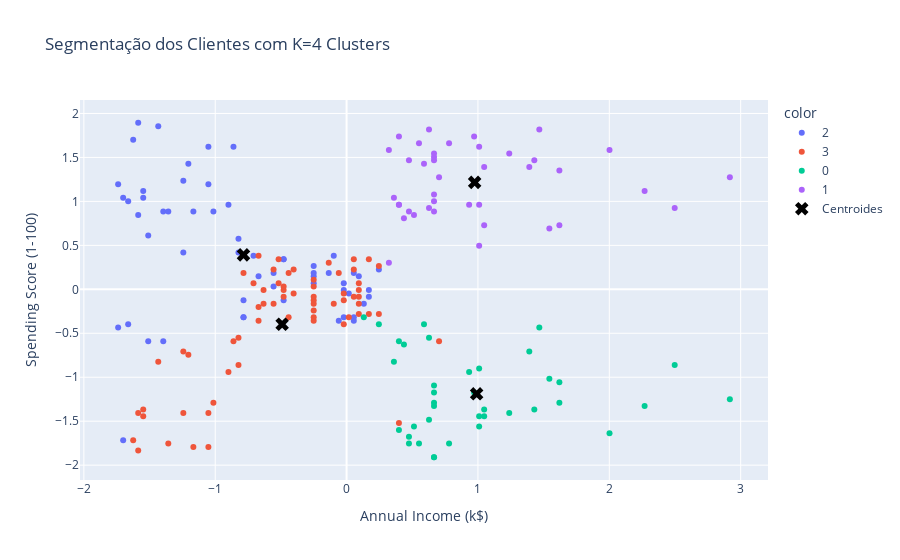

Notebook code cell kept with this figure:
### Markdown cell above
Segundo o gráfico do Elbow Method, o melhor número de clusters parece ser 4, pois é onde ocorre a "dobra" significativa da curva.  
Após esse ponto, a redução da variabilidade dentro dos clusters se torna menos expressiva, indicando que adicionar mais clusters pode não melhorar significativamente a segmentação.

**Comparação com o Silhouette Score:**  
O Silhouette Score sugeria 6 clusters, mas o método Elbow aponta 4 clusters como uma opção mais equilibrada.  

**Vamos testar ambos os valores (K=4 e K=6) e avaliar qualitativamente qual faz mais sentido para a segmentação dos clientes.**

### Code cell
kmeans_4 = KMeans(n_clusters=4, random_state=42)
df['Cluster_4'] = kmeans_4.fit_predict(df[['Age', 'Annual Income (k$)', 'Spending Score (1-100)']])
centroids_4 = kmeans_4.cluster_centers_

df_centroids_4 = pd.DataFrame(centroids_4, columns=['Age', 'Annual Income (k$)', 'Spending Score (1-100)'])

fig_4 = px.scatter(df, x='Annual Income (k$)', y='Spending Score (1-100)', 
                   color=df['Cluster_4'].astype(str), 
                   title="Segmentação dos Clientes com K=4 Clusters")

fig_4.add_scatter(x=df_centroids_4['Annual Income (k$)'], y=df_centroids_4['Spending Score (1-100)'], 
                  mode='markers', marker=dict(size=12, color='black', symbol='x'), name="Centroides")
fig_4.show()

### Figure 1 — Plotly figure (JSON) as saved in the notebook; plotly's stock layout.template omitted (floating-point values rounded to 4 significant figures)
{"data": [{"hovertemplate": "color=2<br>Annual Income (k$)=%{x}<br>Spending Score (1-100)=%{y}<extra></extra>", "legendgroup": "2", "marker": {"color": "#636efa", "symbol": "circle"}, "mode": "markers", "name": "2", "orientation": "v", "showlegend": true, "type": "scatter", "x": [-1.739, -1.739, -1.701, -1.701, -1.663, -1.663, -1.624, -1.586, -1.586, -1.548, -1.548, -1.51, -1.51, -1.434, -1.395, -1.395, -1.357, -1.243, -1.243, -1.205, -1.166, -1.052, -1.052, -1.014, -0.8993, -0.8611, -0.8229, -0.8229, -0.7848, -0.7848, -0.7848, -0.7084, -0.6703, -0.5557, -0.5557, -0.4794, -0.4794, -0.4794, -0.2504, -0.2504, -0.2504, -0.2504, -0.1359, -0.09771, -0.05954, -0.02137, -0.02137, -0.02137, 0.01679, 0.05496, 0.05496, 0.05496, 0.09313, 0.1313, 0.1695, 0.1695, 0.2458], "xaxis": "x", "y": [-0.4348, 1.196, -1.716, 1.04, -0.396, 1.002, 1.7, 0.8463, 1.894, 1.04, 1.118, -0.5901, 0.6134, 1.856, -0.5901, 0.8851, 0.8851, 1.235, 0.4193, 1.429, 0.8851, 1.623, 1.196, 0.8851, 0.9628, 1.623, 0.4193, 0.5746, -0.1242, -0.3183, -0.3183, 0.3805, 0.1475, 0.03106, 0.1863, 0.3416, 0.3416, -0.1242, 0.1475, 0.06988, 0.1863, 0.264, 0.1863, 0.3805, -0.3572, -0.3183, 0.06988, -0.007764, -0.04659, -0.3572, 0.1863, -0.3183, 0.1475, -0.1631, -0.08541, -0.007764, 0.2252], "yaxis": "y"}, {"hovertemplate": "color=3<br>Annual Income (k$)=%{x}<br>Spending Score (1-100)=%{y}<extra></extra>", "legendgroup": "3", "marker": {"color": "#EF553B", "symbol": "circle"}, "mode": "markers", "name": "3", "orientation": "v", "showlegend": true, "type": "scatter", "x": [-1.624, -1.586, -1.586, -1.548, -1.548, -1.434, -1.357, -1.243, -1.243, -1.205, -1.166, -1.052, -1.052, -1.014, -0.8993, -0.8611, -0.8229, -0.8229, -0.7848, -0.7084, -0.6703, -0.6703, -0.6703, -0.6321, -0.6321, -0.5557, -0.5557, -0.5176, -0.5176, -0.4794, -0.4794, -0.4794, -0.4412, -0.4412, -0.4031, -0.4031, -0.2504, -0.2504, -0.2504, -0.2504, -0.2504, -0.2504, -0.2504, -0.2504, -0.1359, -0.09771, -0.05954, -0.02137, -0.02137, -0.02137, 0.01679, 0.05496, 0.05496, 0.05496, 0.09313, 0.09313, 0.09313, 0.09313, 0.09313, 0.1695, 0.1695, 0.2458, 0.2458, 0.3985, 0.7038], "xaxis": "x", "y": [-1.716, -1.832, -1.405, -1.367, -1.444, -0.823, -1.755, -1.405, -0.7066, -0.7454, -1.794, -1.794, -1.405, -1.289, -0.9395, -0.5901, -0.5513, -0.8618, 0.1863, 0.06988, 0.3805, -0.2019, -0.3572, -0.007764, -0.1631, -0.1631, 0.2252, 0.06988, 0.3416, 0.03106, -0.007764, -0.08541, 0.1863, -0.3183, -0.04659, 0.2252, -0.1242, 0.1087, -0.08541, -0.3183, 0.03106, -0.3572, -0.2407, -0.1631, 0.3028, -0.1631, 0.1863, -0.04659, -0.396, -0.1242, -0.3183, -0.08541, 0.3416, 0.2252, -0.007764, -0.1631, -0.2795, -0.08541, 0.06988, -0.2795, 0.3416, -0.2795, 0.264, -1.522, -0.5901], "yaxis": "y"}, {"hovertemplate": "color=0<br>Annual Income (k$)=%{x}<br>Spending Score (1-100)=%{y}<extra></extra>", "legendgroup": "0", "marker": {"color": "#00cc96", "symbol": "circle"}, "mode": "markers", "name": "0", "orientation": "v", "showlegend": true, "type": "scatter", "x": [0.1313, 0.2458, 0.3603, 0.3985, 0.3985, 0.4367, 0.4748, 0.4748, 0.513, 0.5512, 0.5893, 0.6275, 0.6275, 0.6657, 0.6657, 0.6657, 0.6657, 0.6657, 0.6657, 0.7802, 0.9329, 0.971, 1.009, 1.009, 1.009, 1.047, 1.047, 1.238, 1.391, 1.429, 1.467, 1.544, 1.62, 1.62, 2.002, 2.269, 2.498, 2.918], "xaxis": "x", "y": [-0.3183, -0.396, -0.823, -0.5901, -1.599, -0.6289, -1.755, -1.677, -1.561, -1.755, -0.396, -1.483, -0.5513, -1.095, -1.289, -1.172, -1.328, -1.91, -1.91, -1.755, -0.9395, -1.172, -0.9007, -1.444, -1.561, -1.444, -1.367, -1.405, -0.7066, -1.367, -0.4348, -1.017, -1.289, -1.056, -1.638, -1.328, -0.8618, -1.25], "yaxis": "y"}, {"hovertemplate": "color=1<br>Annual Income (k$)=%{x}<br>Spending Score (1-100)=%{y}<extra></extra>", "legendgroup": "1", "marker": {"color": "#ab63fa", "symbol": "circle"}, "mode": "markers", "name": "1", "orientation": "v", "showlegend": true, "type": "scatter", "x": [0.3221, 0.3221, 0.3603, 0.3985, 0.3985, 0.3985, 0.4367, 0.4748, 0.4748, 0.513, 0.5512, 0.5893, 0.6275, 0.6275, 0.6657, 0.6657, 0.6657, 0.6657, 0.6657, 0.6657, 0.7038, 0.7802, 0.9329, 0.971, 1.009, 1.009, 1.009, 1.047, 1.047, 1.238, 1.391, 1.429, 1.467, 1.544, 1.62, 1.62, 2.002, 2.269, 2.498, 2.918], "xaxis": "x", "y": [0.3028, 1.584, 1.04, 1.739, 0.9628, 0.9628, 0.8075, 1.467, 0.8851, 0.8463, 1.662, 1.429, 1.817, 0.924, 1.545, 1.467, 1.002, 1.506, 1.079, 0.8851, 1.273, 1.662, 0.9628, 1.739, 0.4969, 0.9628, 1.623, 1.39, 0.7298, 1.545, 1.39, 1.467, 1.817, 0.691, 1.351, 0.7298, 1.584, 1.118, 0.924, 1.273], "yaxis": "y"}, {"marker": {"color": "black", "size": 12, "symbol": "x"}, "mode": "markers", "name": "Centroides", "type": "scatter", "x": [0.9901, 0.9748, -0.7848, -0.4906], "y": [-1.189, 1.216, 0.392, -0.3972]}], "layout": {"legend": {"title": {"text": "color"}, "tracegroupgap": 0}, "title": {"text": "Segmentação dos Clientes com K=4 Clusters"}, "xaxis": {"anchor": "y", "domain": [0, 1], "title": {"text": "Annual Income (k$)"}}, "yaxis": {"anchor": "x", "domain": [0, 1], "title": {"text": "Spending Score (1-100)"}}}}
